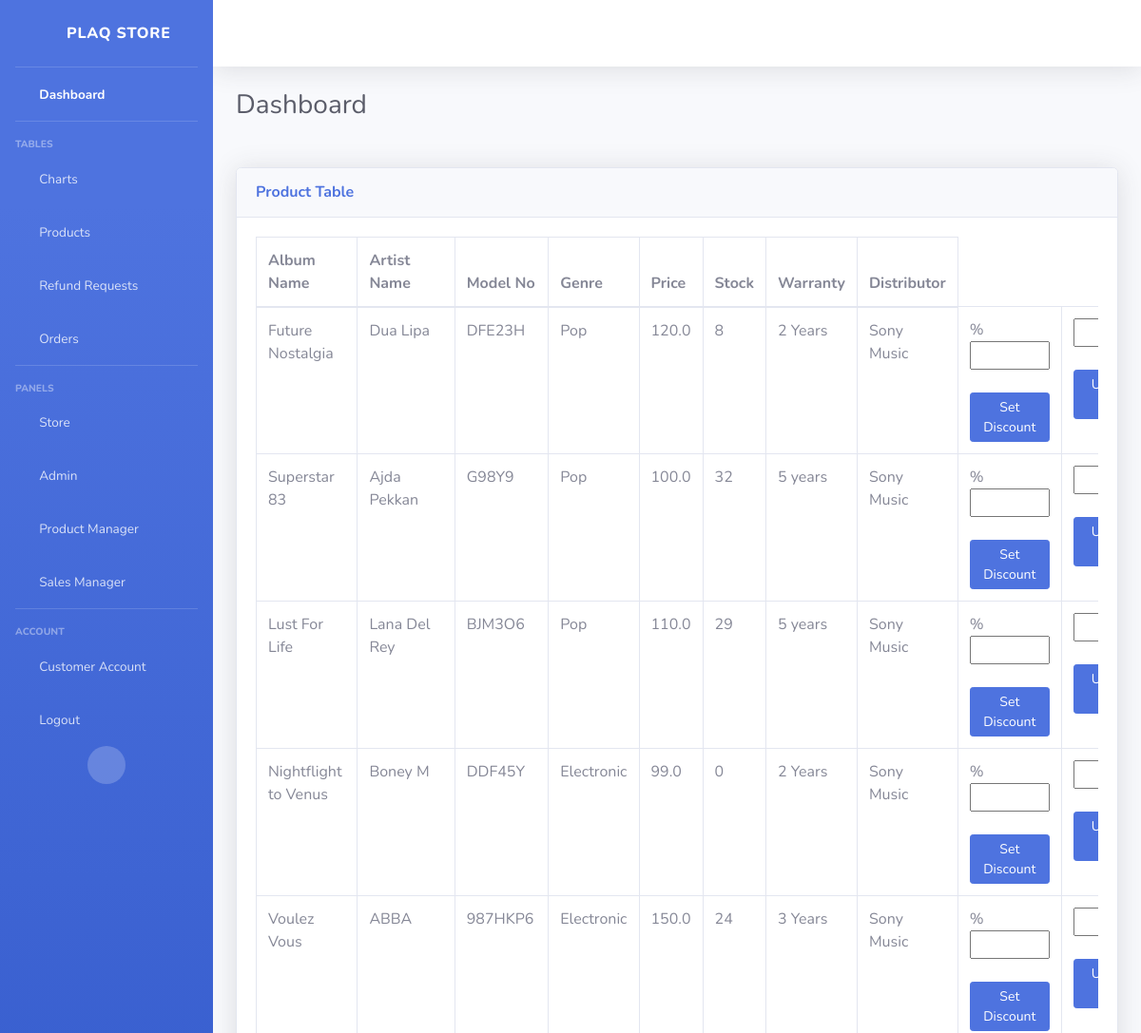
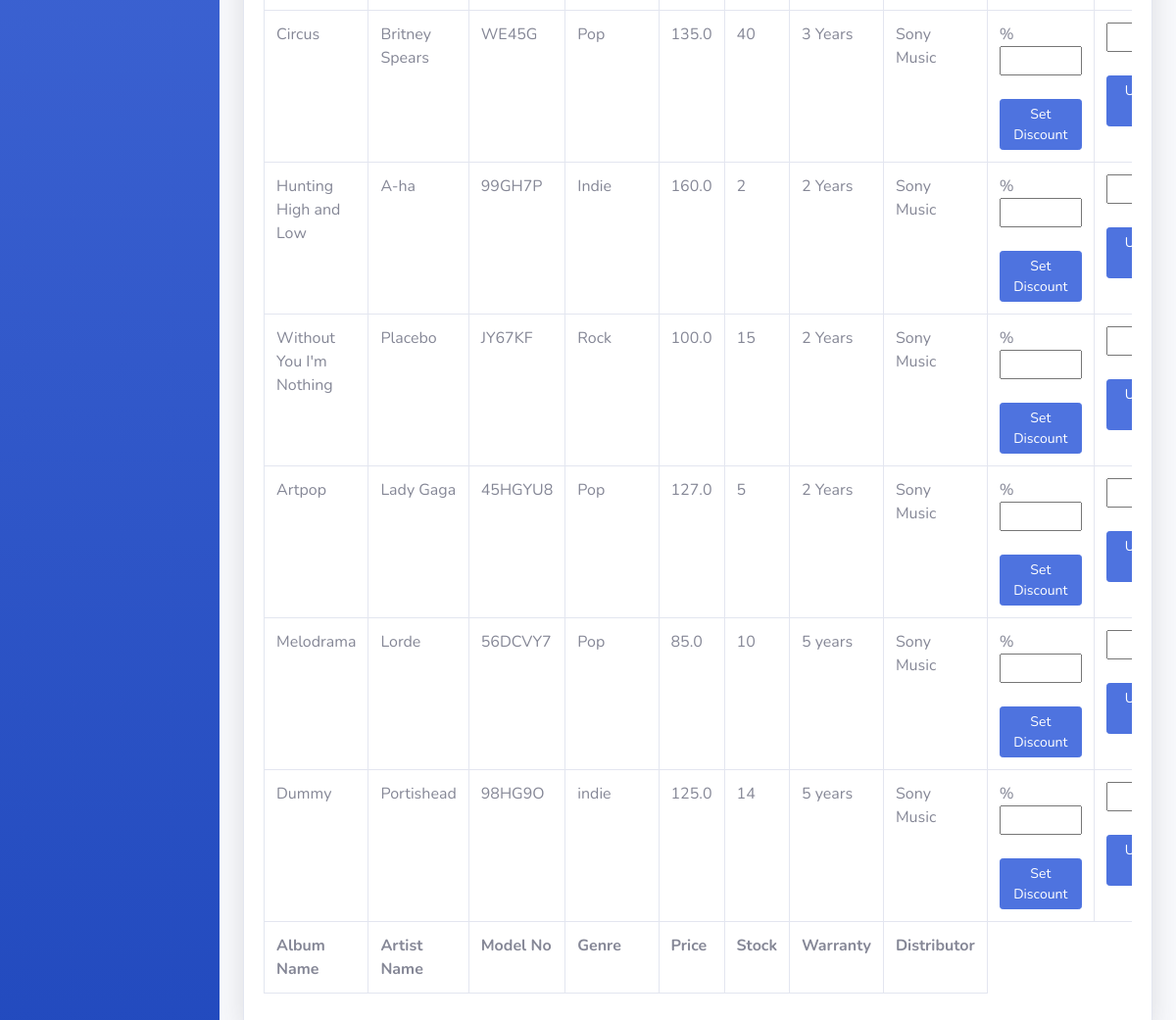
Page /sales-manager/ (signed in) on the committed database (2 pictures, top to bottom).
### store/models.py (models this page shows, shortened)
class Product(models.Model):
    model_no = models.CharField(max_length=200, blank=True, null=True)
    album_name = models.CharField(max_length=200, blank=False)
    artist_name = models.CharField(max_length=200, blank=False)
    description = models.CharField(max_length=500, blank=True, null=True)
    genre = models.CharField(max_length=200, blank=True, null=True)
    warranty = models.CharField(max_length=200, blank=True, null=True)
    distributor = models.CharField(max_length=200, blank=True, null=True)
    price = models.FloatField()
    stock = models.IntegerField(default=0, null=True, blank=True)
    onDiscount = models.BooleanField(default= False)
    image = models.ImageField(blank=True, null=True)

### mysite/decorators.py (the view)
    def wrapper_func(request, *args, **kwargs):
        group_list = []
        user = request.user
        for groups in user.groups.all():
            group_list.append(groups.name)
        if 'sales manager' in group_list:
            return view_func(request, *args, **kwargs)
        else:
            return redirect('store')

### sales_manager/views.py (called while the page is built)
@sales_manager
def salesManager(request):
    products = Product.objects.all()
    context={'products': products}
    return render(request, "sales_manager/sales-manager.html", context)

### sales_manager/templates/sales_manager/sales-manager.html (shortened to what this page needs)
{% include 'sales_manager/sales_manager_base.html' %}
{% load static %}
{%block content%}
<div class="card shadow mb-4">
    <div class="card-header py-3">
        <h6 class="m-0 font-weight-bold text-primary">Product Table</h6>
    </div>
    <div class="card-body">
        <div class="table-responsive">
            <table class="table table-bordered" id="dataTable" width="100%" cellspacing="0">
                <thead>
                    <tr>
                        <th>Album Name</th>
                        <th>Artist Name</th>
                        <th>Model No</th>
                        <th>Genre</th>
                        <th>Price</th>
                        <th>Stock</th>
                        <th>Warranty</th>
                        <th>Distributor</th>
                    </tr>
                </thead>
                <tfoot>
                    <tr>
                        <th>Album Name</th>
                        <th>Artist Name</th>
                        <th>Model No</th>
                        <th>Genre</th>
                        <th>Price</th>
                        <th>Stock</th>
                        <th>Warranty</th>
                        <th>Distributor</th>
                    </tr>
                </tfoot>
                <tbody>
                    {% for product in products %}
                    <tr>
                        <td>{{product.album_name}}</td>
                        <td>{{product.artist_name}}</td>
                        <td>{{product.model_no}}</td>
                        <td>{{product.genre}}</td>
                        <td>{{product.price}}</td>
                        <td>{{product.stock}}</td>
                        <td>{{product.warranty}}</td>
                        <td>{{product.distributor}}</td>
                        <form action = "/price-discount/" method='POST'>
                        <td>% <input name="discount" type = "text" href="" size="7" >
                            <button   data- type="submit" class="btn btn-sm btn-primary" href="">Set Discount </button></td>
                        </form>
                        <form action = "/price-update/" method='POST'>
                        <td><input name = "price" type = "text" href="" size="7">
                            <button   data- type="submit" class="btn btn-sm btn-primary" href="">Update Price </button></td>
                        </form>
                    </tr>
                    {% endfor %}
                </tbody>
            </table>
        </div>
    </div>
</div>
{%endblock content %}

### sales_manager/templates/sales_manager/sales_manager_base.html (shortened to what this page needs)
<!DOCTYPE html>
<html lang="en">
{%load static %}
<head>
    <link href="{% static 'vendor/fontawesome-free/css/all.min.css' %}" rel="stylesheet" type="text/css">
    <link href="{% static 'css/sb-admin-2.min.css' %}" rel="stylesheet">
</head>
<body id="page-top">
    <div id="wrapper">
        <ul class="navbar-nav bg-gradient-primary sidebar sidebar-dark accordion" id="accordionSidebar">
            <a class="sidebar-brand d-flex align-items-center justify-content-center" href="/product-manager">
                <div class="sidebar-brand-icon rotate-n-15">
                    <i class="fas fa-laugh-wink"></i>
                </div>
                <div class="sidebar-brand-text mx-3">PLAQ Store</div>
            </a>
            <hr class="sidebar-divider my-0">
            <li class="nav-item active">
                <a class="nav-link" href="/sales-manager">
                    <i class="fas fa-fw fa-tachometer-alt"></i>
                    <span>Dashboard</span></a>
            </li>
            <hr class="sidebar-divider">
            <div class="sidebar-heading">
                Tables
            </div>
            <li class="nav-item">
                <a class="nav-link" href="/chart">
                    <i class="fas fa-fw fa-chart-area"></i>
                    <span>Charts</span></a>
            </li>
            <li class="nav-item">
                <a class="nav-link" href="/sales-manager">
                    <i class="fas fa-fw fa-table"></i>
                    <span>Products</span></a>
            </li>
            <li class="nav-item">
                <a class="nav-link" href="/refunds">
                    <i class="fas fa-fw fa-table"></i>
                    <span>Refund Requests</span></a>
            </li>
            <li class="nav-item">
                <a class="nav-link" href="/sales-orders">
                    <i class="fas fa-fw fa-table"></i>
                    <span>Orders</span></a>
            </li>
            <hr class="sidebar-divider d-none d-md-block">
            <div class="sidebar-heading">
                Panels
            </div>
            <li class="nav-item">
                <a class="nav-link" href="/">
                    <i class="fas fa-fw fa-cart-arrow-down"></i>
                    <span>Store</span></a>
            </li>
            {% if user.is_superuser%}
            <li class="nav-item">
                <a class="nav-link" href="#">
                    <i class="fas fa-fw fa-user-shield"></i>
                    <span>Admin</span></a>
            </li>
            {% endif%}
            {% for group in user.groups.all %}
                {% if group.name == 'product manager' %}
                    <li class="nav-item">
                        <a class="nav-link" href="/product-manager">
                            <i class="fas fa-fw fa-box-open"></i>
                            <span>Product Manager</span></a>
                    </li>
                {%elif group.name == 'sales manager' %}
                    <li class="nav-item">
                        <a class="nav-link" href="/sales-manager">
                            <i class="fas fa-fw fa-cash-register"></i>
                            <span>Sales Manager</span></a>
                    </li>
                {%endif%}
            {%endfor%}
            <hr class="sidebar-divider d-none d-md-block">
            <div class="sidebar-heading">
                Account
            </div>
            <li class="nav-item">
                <a class="nav-link" href="/account">
                    <i class="fas fa-fw fa-address-card"></i>
                    <span>Customer Account</span></a>
            </li>
            <li class="nav-item">
                <a class="nav-link" href="/logout">
                    <i class="fas fa-fw fa-sign-out-alt"></i>
                    <span>Logout</span></a>
            </li>
            <div class="text-center d-none d-md-inline">
                <button class="rounded-circle border-0" id="sidebarToggle"></button>
            </div>
        </ul>
        <div id="content-wrapper" class="d-flex flex-column">
            <div id="content">
                <nav class="navbar navbar-expand navbar-light bg-white topbar mb-4 static-top shadow">
                </nav>
                <div class="container-fluid">
                    <div class="d-sm-flex align-items-center justify-content-between mb-4">
                        <h1 class="h3 mb-0 text-gray-800">Dashboard</h1>
                    </div>
                    <div class="row">
                    <div class="row">
        </div>
    </div>
</body>
</html>

### rows in the picture
Product: album_name "Future Nostalgia", artist_name "Dua Lipa", model_no "DFE23H", genre "Pop", price "120.0", stock "8", warranty "2 Years", distributor "Sony Music"
Product: album_name "Superstar 83", artist_name "Ajda Pekkan", model_no "G98Y9", genre "Pop", price "100.0", stock "32", warranty "5 years", distributor "Sony Music"
Product: album_name "Lust For Life", artist_name "Lana Del Rey", model_no "BJM3O6", genre "Pop", price "110.0", stock "29", warranty "5 years", distributor "Sony Music"
Product: album_name "Nightflight to Venus", artist_name "Boney M", model_no "DDF45Y", genre "Electronic", price "99.0", stock "0", warranty "2 Years", distributor "Sony Music"
Product: album_name "Voulez Vous", artist_name "ABBA", model_no "987HKP6", genre "Electronic", price "150.0", stock "24", warranty "3 Years", distributor "Sony Music"
Product: album_name "Circus", artist_name "Britney Spears", model_no "WE45G", genre "Pop", price "135.0", stock "40", warranty "3 Years", distributor "Sony Music"
Product: album_name "Hunting High and Low", artist_name "A-ha", model_no "99GH7P", genre "Indie", price "160.0", stock "2", warranty "2 Years", distributor "Sony Music"
Product: album_name "Without You I'm Nothing", artist_name "Placebo", model_no "JY67KF", genre "Rock", price "100.0", stock "15", warranty "2 Years", distributor "Sony Music"
Product: album_name "Artpop", artist_name "Lady Gaga", model_no "45HGYU8", genre "Pop", price "127.0", stock "5", warranty "2 Years", distributor "Sony Music"
Product: album_name "Melodrama", artist_name "Lorde", model_no "56DCVY7", genre "Pop", price "85.0", stock "10", warranty "5 years", distributor "Sony Music"
Product: album_name "Dummy", artist_name "Portishead", model_no "98HG9O", genre "indie", price "125.0", stock "14", warranty "5 years", distributor "Sony Music"
